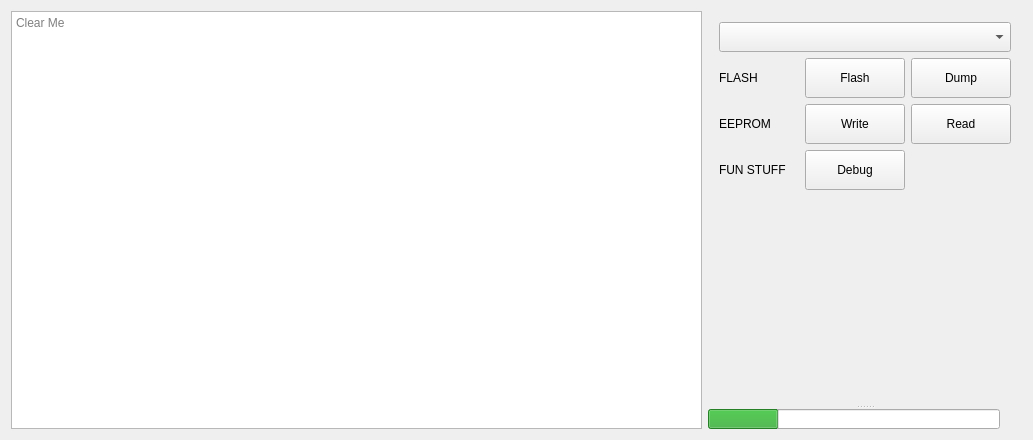
<?xml version="1.0" encoding="UTF-8"?>
<ui version="4.0">
 <class>MainWindow</class>
 <widget class="QMainWindow" name="MainWindow">
  <property name="geometry">
   <rect>
    <x>0</x>
    <y>0</y>
    <width>1033</width>
    <height>440</height>
   </rect>
  </property>
  <property name="sizePolicy">
   <sizepolicy hsizetype="Expanding" vsizetype="Expanding">
    <horstretch>0</horstretch>
    <verstretch>0</verstretch>
   </sizepolicy>
  </property>
  <property name="windowTitle">
   <string>bdmstuff</string>
  </property>
  <widget class="QWidget" name="centralWidget">
   <layout class="QHBoxLayout" name="horizontalLayout_4">
    <item>
     <widget class="QTextBrowser" name="textBrowser">
      <property name="sizePolicy">
       <sizepolicy hsizetype="MinimumExpanding" vsizetype="MinimumExpanding">
        <horstretch>0</horstretch>
        <verstretch>0</verstretch>
       </sizepolicy>
      </property>
      <property name="minimumSize">
       <size>
        <width>400</width>
        <height>20</height>
       </size>
      </property>
      <property name="acceptDrops">
       <bool>false</bool>
      </property>
      <property name="layoutDirection">
       <enum>Qt::LeftToRight</enum>
      </property>
      <property name="placeholderText">
       <string>Clear Me</string>
      </property>
     </widget>
    </item>
    <item>
     <widget class="QSplitter" name="splitter">
      <property name="orientation">
       <enum>Qt::Vertical</enum>
      </property>
      <widget class="QWidget" name="layoutWidget">
       <layout class="QFormLayout" name="formLayout">
        <property name="labelAlignment">
         <set>Qt::AlignRight|Qt::AlignTop|Qt::AlignTrailing</set>
        </property>
        <item row="0" column="0">
         <widget class="QComboBox" name="comboBox">
          <property name="sizePolicy">
           <sizepolicy hsizetype="Fixed" vsizetype="Fixed">
            <horstretch>0</horstretch>
            <verstretch>0</verstretch>
           </sizepolicy>
          </property>
          <property name="minimumSize">
           <size>
            <width>292</width>
            <height>30</height>
           </size>
          </property>
          <property name="maximumSize">
           <size>
            <width>292</width>
            <height>30</height>
           </size>
          </property>
         </widget>
        </item>
        <item row="1" column="0">
         <layout class="QHBoxLayout" name="horizontalLayout">
          <item>
           <widget class="QLabel" name="lblFlash">
            <property name="minimumSize">
             <size>
              <width>80</width>
              <height>0</height>
             </size>
            </property>
            <property name="maximumSize">
             <size>
              <width>80</width>
              <height>16777215</height>
             </size>
            </property>
            <property name="frameShape">
             <enum>QFrame::NoFrame</enum>
            </property>
            <property name="text">
             <string>FLASH</string>
            </property>
           </widget>
          </item>
          <item>
           <widget class="QPushButton" name="btnFlash">
            <property name="minimumSize">
             <size>
              <width>100</width>
              <height>40</height>
             </size>
            </property>
            <property name="maximumSize">
             <size>
              <width>100</width>
              <height>16777215</height>
             </size>
            </property>
            <property name="text">
             <string>Flash</string>
            </property>
            <property name="flat">
             <bool>false</bool>
            </property>
           </widget>
          </item>
          <item>
           <widget class="QPushButton" name="btnDump">
            <property name="minimumSize">
             <size>
              <width>100</width>
              <height>40</height>
             </size>
            </property>
            <property name="maximumSize">
             <size>
              <width>100</width>
              <height>16777215</height>
             </size>
            </property>
            <property name="text">
             <string>Dump</string>
            </property>
           </widget>
          </item>
         </layout>
        </item>
        
        
        <item row="2" column="0">
         <layout class="QHBoxLayout" name="horizontalLayout_2">
          <item>
           <widget class="QLabel" name="lblEep">
            <property name="minimumSize">
             <size>
              <width>80</width>
              <height>0</height>
             </size>
            </property>
            <property name="maximumSize">
             <size>
              <width>80</width>
              <height>16777215</height>
             </size>
            </property>
            <property name="frameShape">
             <enum>QFrame::NoFrame</enum>
            </property>
            <property name="text">
             <string>EEPROM</string>
            </property>
           </widget>
          </item>
          <item>
           <widget class="QPushButton" name="btnWriteEEP">
            <property name="minimumSize">
             <size>
              <width>100</width>
              <height>40</height>
             </size>
            </property>
            <property name="maximumSize">
             <size>
              <width>100</width>
              <height>16777215</height>
             </size>
            </property>
            <property name="text">
             <string>Write</string>
            </property>
            <property name="flat">
             <bool>false</bool>
            </property>
           </widget>
          </item>
          <item>
           <widget class="QPushButton" name="btnReadEEP">
            <property name="minimumSize">
             <size>
              <width>100</width>
              <height>40</height>
             </size>
            </property>
            <property name="maximumSize">
             <size>
              <width>100</width>
              <height>16777215</height>
             </size>
            </property>
            <property name="text">
             <string>Read</string>
            </property>
           </widget>
          </item>
         </layout>
        </item>
        <item row="3" column="0">
         <layout class="QHBoxLayout" name="horizontalLayout_3">
          <item>
           <widget class="QLabel" name="lblDebug">
            <property name="minimumSize">
             <size>
              <width>80</width>
              <height>0</height>
             </size>
            </property>
            <property name="maximumSize">
             <size>
              <width>80</width>
              <height>16777215</height>
             </size>
            </property>
            <property name="frameShape">
             <enum>QFrame::NoFrame</enum>
            </property>
            <property name="text">
             <string>FUN STUFF</string>
            </property>
           </widget>
          </item>
          <item>
           <widget class="QPushButton" name="btnDebug">
            <property name="minimumSize">
             <size>
              <width>100</width>
              <height>40</height>
             </size>
            </property>
            <property name="maximumSize">
             <size>
              <width>100</width>
              <height>16777215</height>
             </size>
            </property>
            <property name="text">
             <string>Debug</string>
            </property>
            <property name="flat">
             <bool>false</bool>
            </property>
           </widget>
          </item>
         </layout>
        </item>  
       </layout>
      </widget>
      <widget class="QProgressBar" name="progressBar">
       <property name="sizePolicy">
        <sizepolicy hsizetype="Fixed" vsizetype="Fixed">
         <horstretch>0</horstretch>
         <verstretch>0</verstretch>
        </sizepolicy>
       </property>
       <property name="minimumSize">
        <size>
         <width>292</width>
         <height>20</height>
        </size>
       </property>
       <property name="maximumSize">
        <size>
         <width>292</width>
         <height>20</height>
        </size>
       </property>
       <property name="palette">
        <palette>
         <active>
          <colorrole role="Highlight">
           <brush brushstyle="SolidPattern">
            <color alpha="170">
             <red>0</red>
             <green>149</green>
             <blue>0</blue>
            </color>
           </brush>
          </colorrole>
         </active>
         <inactive>
          <colorrole role="Highlight">
           <brush brushstyle="SolidPattern">
            <color alpha="170">
             <red>0</red>
             <green>149</green>
             <blue>0</blue>
            </color>
           </brush>
          </colorrole>
         </inactive>
         <disabled>
          <colorrole role="Highlight">
           <brush brushstyle="SolidPattern">
            <color alpha="170">
             <red>31</red>
             <green>117</green>
             <blue>204</blue>
            </color>
           </brush>
          </colorrole>
         </disabled>
        </palette>
       </property>
       <property name="layoutDirection">
        <enum>Qt::LeftToRight</enum>
       </property>
       <property name="autoFillBackground">
        <bool>false</bool>
       </property>
       <property name="value">
        <number>24</number>
       </property>
       <property name="alignment">
        <set>Qt::AlignBottom|Qt::AlignRight|Qt::AlignTrailing</set>
       </property>
       <property name="textVisible">
        <bool>false</bool>
       </property>
      </widget>
     </widget>
    </item>
   </layout>
  </widget>
 </widget>
 <layoutdefault spacing="6" margin="11"/>
 <resources/>
 <connections/>
</ui>
